Frame 1 (no input): blank canvas, image omitted
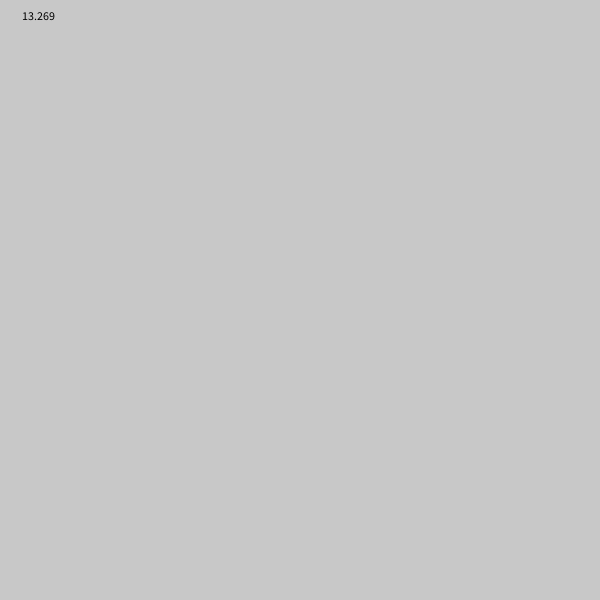
Frame 60 (the mouse pressed at the canvas centre just before this capture)
Frame 120 (the mouse held since frame 60 and released just before this capture): blank canvas, image omitted

The Processing sketch that drew this single still picture (run headless with seeded random() and noise(); from frame 60 on, the mouse is pressed at the canvas centre):

// Processing sketch: timer_ex5
// ── timer_ex5.pde
Timer startTimer;


void setup(){
  size(600,600);
  startTimer = new Timer(10);
}

void draw(){
  background(200);
  startTimer.countUp();
  fill(0);
  text(startTimer.getTime(),20,20);
  
}
// ── timer.pde
class Timer
{
  float Time;
  
  Timer(float set)//Constructor whe you creat a new Timer
  {
    Time = set;
  }
  float getTime()//returns the current time
  {
   return(Time);
  }
  void setTime(float set)//set the timer to whatever you put as you temo varable ie. 10, 60 seconds
  {
    Time = set;
  }
  void countUp()//update the timer by counting up. this need to be called within void draw()to work
  {
    Time += 1/frameRate;
  }
  void countDown()//update the timer counting down.this need to be called within void draw() to work.
  {
    Time -= 1/frameRate;
  }
}
